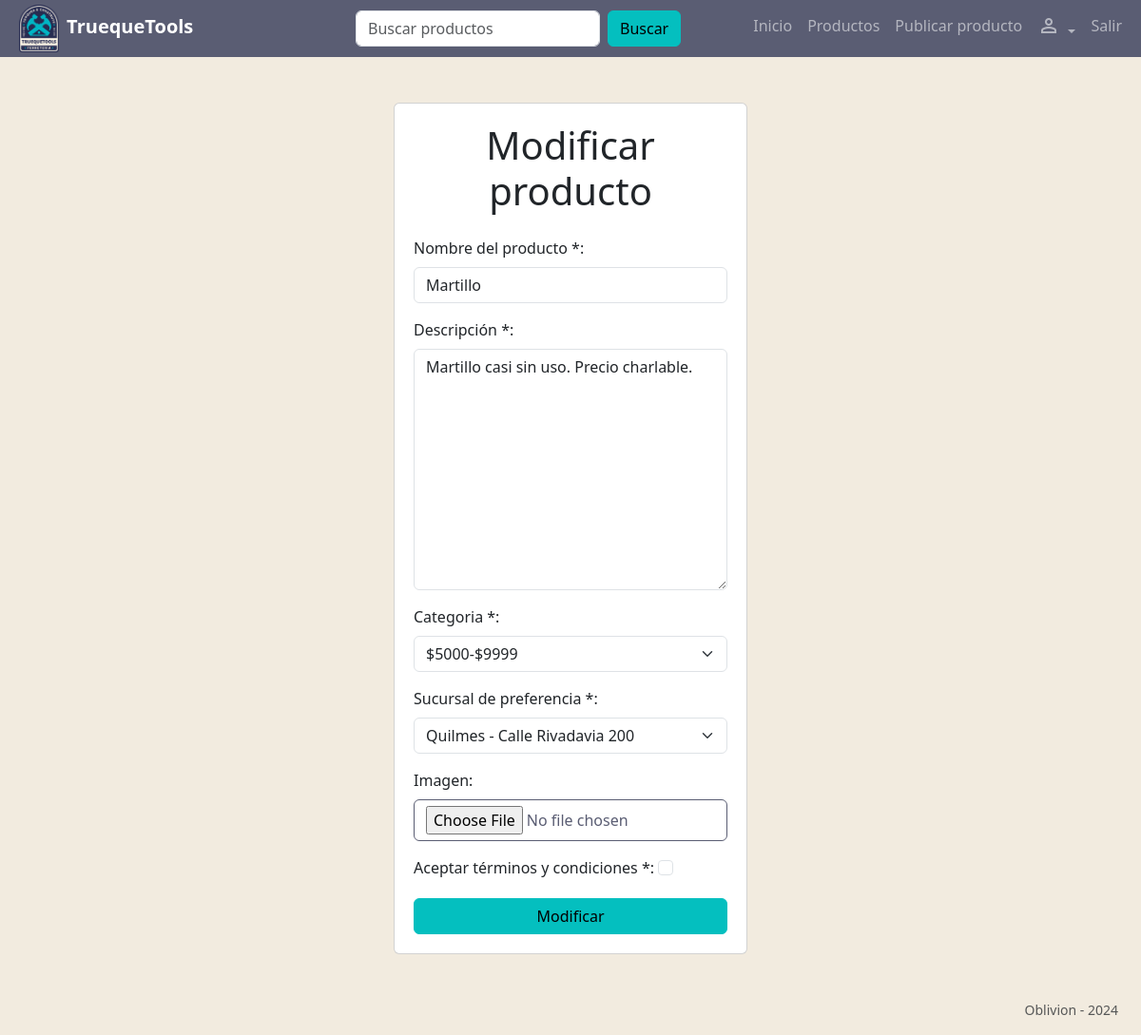
Screenshot of /modificar_producto/1 (signed in) with the database file from the repository.
### tt_app/models.py (models this page shows, shortened)
class Producto(models.Model):
    nombre = models.CharField(max_length=50)
    descripcion = models.TextField(
        validators=[
            MinLengthValidator(10, "Este campo debe contener al menos 10 caracteres")
        ],
        max_length=1000,
    )
    class Categoria(models.IntegerChoices):
        categoria_1 = 1, _("$0-$4999")
        categoria_2 = 2, _("$5000-$9999")
        categoria_3 = 3, _("$10000+")
    categoria = models.IntegerField(choices=Categoria.choices)
    fecha_de_publicacion = models.DateTimeField(auto_now=False)
    imagen = ImageField(blank=True, upload_to="media/")
    promocionado = models.BooleanField(default=False)
    reservado = models.BooleanField(default=False)
    disponible = models.BooleanField(default=True)
    activo = models.BooleanField(default=True)
    usuario = models.ForeignKey(
        Usuario, on_delete=models.CASCADE, related_name="productos"
    )
    sucursal = models.ForeignKey(
        Sucursal, on_delete=models.CASCADE, related_name="productos"
    )
    fecha_hasta_promocion = models.DateTimeField(blank=True, null=True)

### tt_app/views/producto_view.py (the view)
@login_required
def modificar_producto(request,id):
    chk = check_cliente(request.user)
    if chk["ok"]:
        return chk["return"]
    producto = get_object_or_404(Producto,id=id) # Obtenemos el producto a modificar
    if request.POST:
        form = CreacionDeProducto(request.POST,request.FILES, instance = producto)
        if form.is_valid():
            form = form.save(commit=False)
            print("modificando...")
            form.fecha_de_publicacion = producto.fecha_de_publicacion  # Establecer la fecha de publicación antes de guardar
            form.nombre = form.nombre.capitalize()
            form.save() # guardamos el producto
            return redirect(
                reverse("mis_productos", args=[request.user.id])
                + "?mensaje=El producto se ha modificado correctamente."
            )
    else:
        form = CreacionDeProducto(instance = producto)
    return render(
        request,
        "productos/crear_producto.html",
        {  # enviamos los siguientes parámetros:
            "form": form,  # el form definido en producto_forms.py
            "titulo": "Modificar producto",  # el titulo del form
            "boton": "Modificar",  # el texto del botón de confirmación
            "obligatorios": False,  # mostrar la advertencia de campos obligatorios o no
        },
    )

### tt_app/forms/usuario_forms.py (called while the page is built)
def check_cliente(user):
    return {
        "ok": user.is_staff,
        "return": HttpResponse("Debes ser cliente para acceder a esta página."),
    }

### tt_app/models.py (called while the page is built)
    def __str__(self):
        return self.ciudad + " - " + self.direccion

### tt_app/templates/productos/crear_producto.html
{% extends 'base.html' %}
{% block content %}
{% include 'partials/form_vista.html'%}
{% endblock %}

### tt_app/templates/partials/form_vista.html (shortened to what this page needs)
<div class="offset-lg-4 col-lg-4 ">
    <div class="card p-1">
        <form method="POST" class="card-body" enctype="multipart/form-data" novalidate>
            <h2 class="text-center display-6 mb-4 ">{{titulo}}</h2>
            {% for field in form %}
                {{ field.label_tag }}
                {{ field }}
            {% endfor %}
            <button class="btn btn-primary fw-medium mt-2 w-100" type="submit">{{boton}}</button>
        </form>
    </div>
</div>

### rows the page displays
Producto: form "Martillo" "Martillo casi sin uso. Precio charlable." "$5000-$9999" "Quilmes - Calle Rivadavia 200"

### other values shown
{{ titulo }} "Modificar producto"
{{ field.label_tag }} "Nombre del producto *:" "Descripción *:" "Categoria *:" "Sucursal de preferencia *:" "Imagen:" "Aceptar términos y condiciones *:"
{{ boton }} "Modificar"
